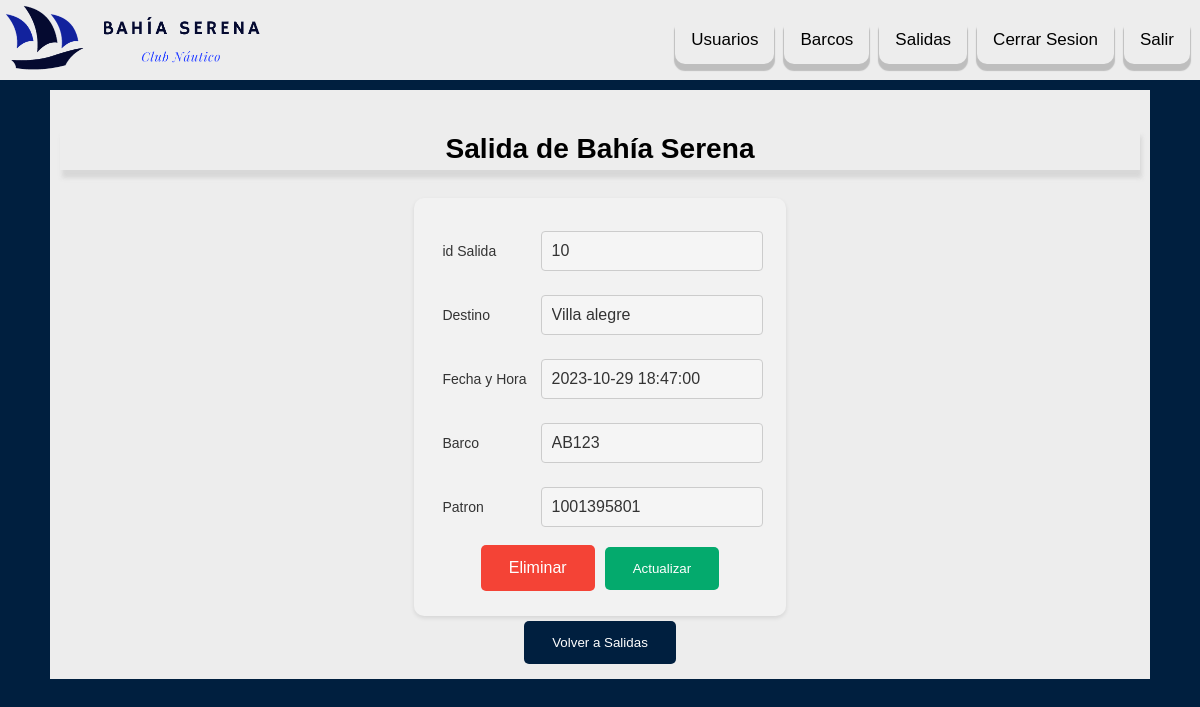
/admin/form.php?tipo=Salida&id=10, run on the app's committed database.
### tables this page shows
CREATE TABLE `salida` (
  `idSalida` int(11) NOT NULL,
  `Destino` varchar(50) NOT NULL,
  `FechayHora` datetime NOT NULL,
  `Barco` varchar(7) NOT NULL,
  `Patron` varchar(12) NOT NULL
);

### admin/components/formSalida.php (the view, shortened to what this page needs)
<link rel="stylesheet" type="text/css" href="../css/styleForms.css">
<?php
$set = isset($_GET["id"]);
if ($set) {
    $conexion = conectarBD();
    $querySalida = 'SELECT * FROM `salida` WHERE idSalida=' . $id . '';
    $resultado = mysqli_fetch_array(mysqli_query($conexion, $querySalida));
}
?>
<div class="containTableForm">
    <?php
    $set ?
        print ' <form action="./components/actualizar.php" method="post">'
        :
        print ' <form action="../components/insertar.php" method="post">';
    ?>
    <table>
        <tr class="contenedor-input">
            <td>
                <label>
                    <?php
                    $set ? print 'id Salida' : '';
                    ?>
                </label>
            </td>
            <td>
                <?php
                $set ?
                    print '<input type="text" name="idSalida" id="idSalida" value="' . $id . '" readonly>'
                    :
                    ''
                    ?>
            </td>
        </tr>
        <tr class="contenedor-input">
            <td>
                <label>
                    Destino
                </label>
            </td>
            <td>
                <?php
                $set ?
                    print '<input type="text" name="Destino" id="Destino" value="' . $resultado['Destino'] . '">'
                    :
                    print '<input type="text" name="Destino" id="Destino" placeholder="lugar">';
                ?>
            </td>
        </tr>
        <tr class="contenedor-input">
            <td>
                <label>
                    Fecha y Hora
                </label>
            </td>
            <td>
                <?php
                $set ?
                    print ' <input type="text" name="fechayhora" id="fechayhora" value="' . $resultado['FechayHora'] . '">'
                    :
                    print '<input type="datetime-local" name="fechayhora" id="fechayhora" placeholder="aaaa-mm-dd hh-mm--ss" >'
                    ?>
            </td>
        </tr>
        <tr class="contenedor-input">
            <td>
                <label>
                    Barco
                </label>
            </td>
            <td>
                <?php
                if ($set) {
                    print '<input type="text" name="Barco" id="Barco" value="' . $resultado['Barco'] . '" readonly>';
                }
                ?>
            </td>
        </tr>
        <tr class="contenedor-input">
            <td>
                <label>
                    Patron
                </label>
            </td>
            <td>
                <?php
                if ($set) {
                    print ' <a href="../components/form.php?tipo=Usuario&id=' . $resultado['Patron'] . '">
                                <input type="text" name="Patron" id="Patron" value="' . $resultado['Patron'] . '" readonly>
                            </a>';
                }
                ?>
            </td>
        </tr>
    </table>
    <div class="formbuttons">
        <?php
        if ($set) {
            echo ' <a href="./components/eliminar.php?tipo=Salida&id=' . $id . '" class="btn danger">Eliminar</a>
                    <button class="btn success" type="submit">Actualizar</button>';
        } else {
            echo '<button class="btn success" type="submit">Insertar</button>';
        }
        ?>
    </div>
    </form>
</div>

### admin/css/style.css (style rules this page uses)
body { font-family: Arial, sans-serif; margin: 0; padding: 0; background-color: #001F3F; }
.btn { border: none; color: white; padding: 14px 28px; cursor: pointer; border-radius: 5px; margin: 5px; }
.danger { background-color: #f44336; }
.success { background-color: #04AA6D; }
.contenedor-input { padding: 10px; }
input { margin-bottom: 10px; margin-top: 10px; margin-left: 5px; background-color: white; border-radius: 5px; }
.formbuttons { display: flex; flex-direction: row; justify-content: center; align-items: center; width: 100%; }
input { width: 300px; padding: 10px; border: 1px solid #ccc; border-radius: 4px; font-size: 16px; color: #333; background-color: #f5f5f5; transition: border-color 0.3s, box-shadow 0.3s; }
label { margin: 5px; font-size: 14px; color: #333; margin-bottom: 5px; }
.contenedor-input a input { cursor: pointer; }

### admin/css/styleForms.css (style rules this page uses)
.containTableForm { display: flex; justify-items: center; flex-direction: column; align-items: center; }
.containTableForm table input { width: 200px; }
.containTableForm table td label { width: 200px; }
.btn { border: none; color: white; padding: 14px 28px; cursor: pointer; border-radius: 5px; margin: 5px; }
.danger { background-color: #f44336; }
.success { background-color: #04AA6D; }
.formbuttons { display: flex; flex-direction: row; justify-content: center; align-items: center; width: 100%; }
a { text-decoration: none; }

### css/style.css (style rules this page uses)
body { margin: 0; padding: 0; font-family: Arial, Helvetica, sans-serif; }
form { display: flex; flex-direction: column; justify-content: center; align-items: center; background-color: #f2f2f2; padding: 20px; border-radius: 10px; box-shadow: 0 2px 4px rgba(0, 0, 0, 0.1); max-width: 400px; margin: 0 auto; }
label { margin: 5px; font-size: 14px; color: #333; margin-bottom: 5px; }
button { border: none; color: white; padding: 14px 28px; cursor: pointer; border-radius: 5px; margin: 5px; background-color: #001F3F; }

### data on the page
salida: Destino "Villa alegre", fechayhora "2023-10-29 18:47:00", Barco "AB123", Patron "1001395801"

### other printed values
$_GET["tipo"] "Salida"
$tipo "Salida"
